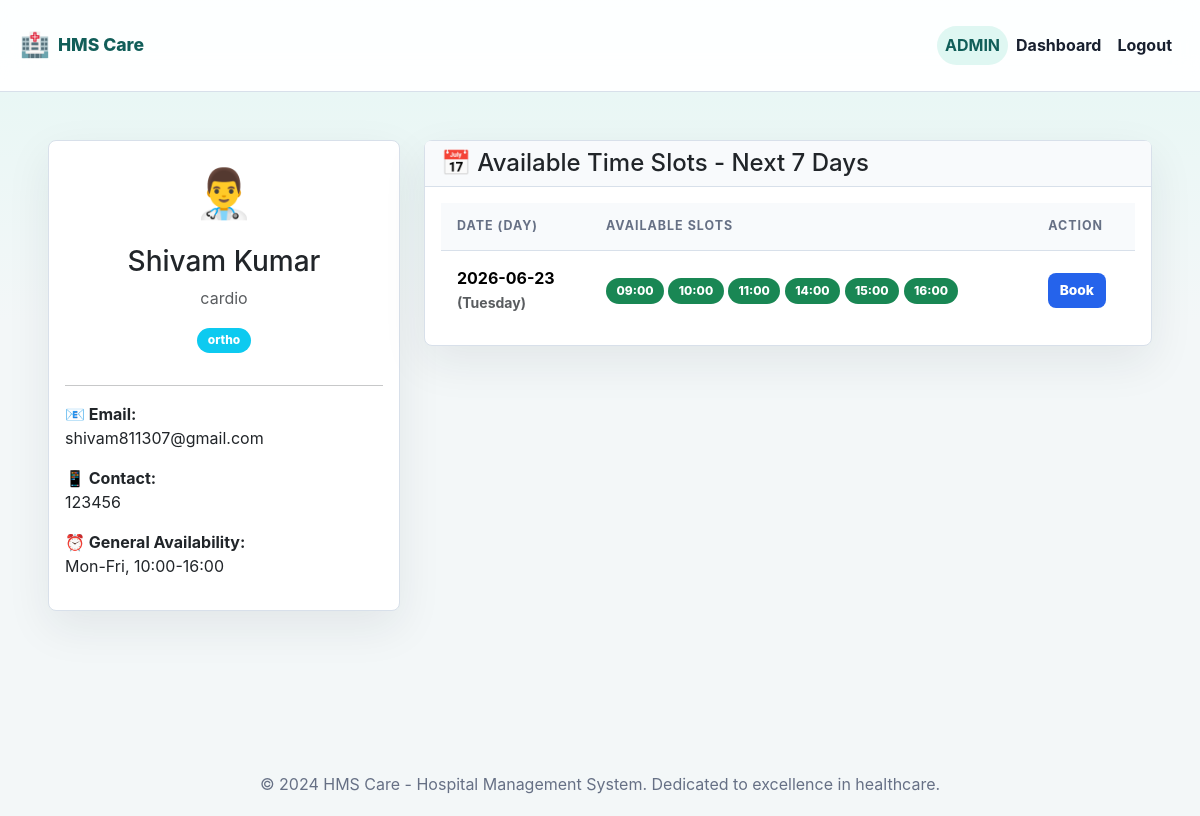
/doctor_profile/4 (signed in), run on the app's committed database.
### models.py (models this page shows)
class Doctor(db.Model):
    id = db.Column(db.Integer, primary_key=True)
    name = db.Column(db.String(100), nullable=False)
    username = db.Column(db.String(50), unique=True, nullable=False)
    password = db.Column(db.String(128), nullable=False)
    email = db.Column(db.String(100), unique=True, nullable=False)
    contact = db.Column(db.String(15), nullable=False)
    specialization = db.Column(db.String(100), nullable=True)
    dept_id=db.Column(db.Integer,db.ForeignKey('department.id'))
    availability = db.Column(db.String(200), default="Available on request")
    status = db.Column(db.String(20), default="active")
    role = db.Column(db.String(20), default="doctor")
    admin_id = db.Column(db.Integer, db.ForeignKey('admin.id'), default=1)
    schedules = db.relationship('Schedule_doctors', backref='doctor', lazy=True)
    appointment = db.relationship('Appointment', backref='doctor', lazy=True)
    availability_schedule = db.relationship('DoctorAvailability', backref='doctor', lazy=True, cascade="all, delete-orphan")

class Department(db.Model):
    id=db.Column(db.Integer,primary_key=True)
    name=db.Column(db.String(),nullable=False)
    description=db.Column(db.String(),nullable=False)
    building=db.Column(db.String(),nullable=False)
    status=db.Column(db.String(),default="active",nullable=False)
    doctors=db.relationship('Doctor', backref='department', lazy=True)
    admin_id = db.Column(db.Integer, db.ForeignKey('admin.id'), default=1)

### app.py (the view)
@app.route("/doctor_profile/<int:doctor_id>")
@login_required()
def doctor_profile(doctor_id):
    doctor = Doctor.query.get_or_404(doctor_id)
    if doctor.status != "active":
        flash("This doctor is not available.", "warning")
        return redirect(url_for("search_doctors"))
    today = datetime.now().date()
    availability_schedule = []
    for i in range(7):
        date = (today + timedelta(days=i)).strftime("%Y-%m-%d")
        availability = DoctorAvailability.query.filter_by(doctor_id=doctor.id, date=date).first()
        if availability and availability.is_available:
            time_slots = availability.time_slots.split(',')
            available_slots = []
            for slot in time_slots:
                slot = slot.strip()
                booked = Appointment.query.filter_by(
                    doctor_id=doctor.id,
                    date=date,
                    time=slot
                ).filter(Appointment.status.in_(['pending', 'completed'])).first()
                available_slots.append({
                    'time': slot,
                    'available': booked is None
                })
            availability_schedule.append({
                'date': date,
                'day': (today + timedelta(days=i)).strftime("%A"),
                'available': True,
                'slots': available_slots
            })
    return render_template("doctor_profile.html", doctor=doctor, availability_schedule=availability_schedule)

### app.py (called while the page is built)
def login_required(role=None):
    def decorator(view):
        @wraps(view)
        def wrapped(*args, **kwargs):
            if "user_id" not in session:
                flash("Please login to continue.", "warning")
                return redirect(url_for("login"))
            if role and session.get("role") != role:
                flash("You do not have access to that page.", "danger")
                return redirect(url_for("home"))
            return view(*args, **kwargs)
        return wrapped
    return decorator

### templates/doctor_profile.html (shortened to what this page needs)
{% extends 'base.html' %}
{% block content %}
<div class="container mt-4">
    <div class="row">
        <div class="col-md-4 mb-4">
            <div class="card">
                <div class="card-body text-center">
                    <div style="font-size: 3rem; margin-bottom: 1rem;">👨‍⚕️</div>
                    <h3>{{ doctor.name }}</h3>
                    {% if doctor.specialization %}
                    <p class="text-muted">{{ doctor.specialization }}</p>
                    {% endif %}
                    {% if doctor.department %}
                    <p class="badge bg-info">{{ doctor.department.name }}</p>
                    {% endif %}
                    <hr>
                    <div class="text-start">
                        <p><strong>📧 Email:</strong><br>{{ doctor.email }}</p>
                        <p><strong>📱 Contact:</strong><br>{{ doctor.contact }}</p>
                        {% if doctor.availability %}
                        <p><strong>⏰ General Availability:</strong><br>{{ doctor.availability }}</p>
                        {% endif %}
                    </div>
                </div>
            </div>
        </div>
        <div class="col-md-8">
            <div class="card">
                <div class="card-header">
                    <h4 class="mb-0">📅 Available Time Slots - Next 7 Days</h4>
                </div>
                <div class="card-body">
                    {% if availability_schedule %}
                        <div class="table-responsive">
                            <table class="table table-sm">
                                <thead>
                                    <tr>
                                        <th>Date (Day)</th>
                                        <th>Available Slots</th>
                                        <th>Action</th>
                                    </tr>
                                </thead>
                                <tbody>
                                    {% for day in availability_schedule %}
                                    <tr>
                                        <td><strong>{{ day['date'] }}<br><small class="text-muted">({{ day['day'] }})</small></strong></td>
                                        <td>
                                            {% set available_count = day['slots'] | selectattr('available') | list | length %}
                                            {% if available_count > 0 %}
                                                {% for slot in day['slots'] %}
                                                    {% if slot['available'] %}
                                                    <span class="badge bg-success">{{ slot['time'] }}</span>
                                                    {% else %}
                                                    <span class="badge bg-secondary" title="Booked">{{ slot['time'] }}</span>
                                                    {% endif %}
                                                {% endfor %}
                                            {% else %}
                                            <span class="text-muted">No slots available</span>
                                            {% endif %}
                                        </td>
                                        <td>
                                            {% if available_count > 0 %}
                                            <a href="{{ url_for('create_appointment') }}" class="btn btn-sm btn-primary">Book</a>
                                            {% else %}
                                            <button class="btn btn-sm btn-secondary" disabled>Fully Booked</button>
                                            {% endif %}
                                        </td>
                                    </tr>
                                    {% endfor %}
                                </tbody>
                            </table>
                        </div>
                    {% else %}
                    <div class="alert alert-info mb-0">
                        <strong>ℹ️ Information</strong><br>
                        Doctor has not set availability schedule for the next 7 days. Please check general availability above.
                    </div>
                    {% endif %}
                </div>
            </div>
        </div>
    </div>
</div>
{% endblock %}

### static/style.css (style rules this page uses)
:root { --ink: #18202f; --muted: #667085; --line: #d8e0ea; --panel: #ffffff; --page: #f3f7f8; --primary: #0f766e; --primary-dark: #115e59; --accent: #2563eb; --success: #15803d; --danger: #c2410c; --warning: #b45309; --soft-teal: #dff7f2; --soft-blue: #e7efff; --shadow: 0 16px 45px rgba(24, 32, 47, 0.08); --radius: 8px; }
* { box-sizing: border-box; }
html, body { min-height: 100%; }
body { margin: 0; font-family: Inter, "Segoe UI", Arial, sans-serif; color: var(--ink); background: linear-gradient(180deg, rgba(223, 247, 242, 0.7), rgba(243, 247, 248, 0) 320px), var(--page); letter-spacing: 0; }
.feature-card, .doctor-card, .record-card, .info-panel, .table-card, .search-container, .form-panel, .card { background: var(--panel); border: 1px solid var(--line); border-radius: var(--radius); box-shadow: var(--shadow); }
.table { margin: 0; vertical-align: middle; }
.table thead th { padding: 0.9rem 1rem; color: var(--muted); background: #f8fafc; border-bottom: 1px solid var(--line); font-size: 0.78rem; text-transform: uppercase; letter-spacing: 0.08em; }
.table tbody td { padding: 0.95rem 1rem; border-bottom: 1px solid #edf2f7; }
.table tbody tr:last-child td { border-bottom: 0; }
.btn { border-radius: var(--radius); border: 0; padding: 0.68rem 1rem; font-weight: 800; text-transform: none; letter-spacing: 0; }
.btn-primary { background: var(--accent); color: #fff; }
.btn-sm { padding: 0.45rem 0.72rem; font-size: 0.86rem; }
.badge { padding: 0.42rem 0.65rem; border-radius: 999px; font-weight: 850; }
.card { border-radius: var(--radius); }
.card-header { background: #f8fafc; border-bottom: 1px solid var(--line); }

### data on the page
Doctor: name "Shivam Kumar", specialization "cardio", email "shivam811307@gmail.com", contact "123456", availability "Mon-Fri, 10:00-16:00"
Department: department.name "ortho"

### other printed values
{{ session.get('role')|upper }} "ADMIN"
{{ day['date'] }} "2026-06-23"
{{ day['day'] }} "Tuesday"
{{ slot['time'] }} "09:00" "10:00" "11:00" "14:00" "15:00" "16:00"
